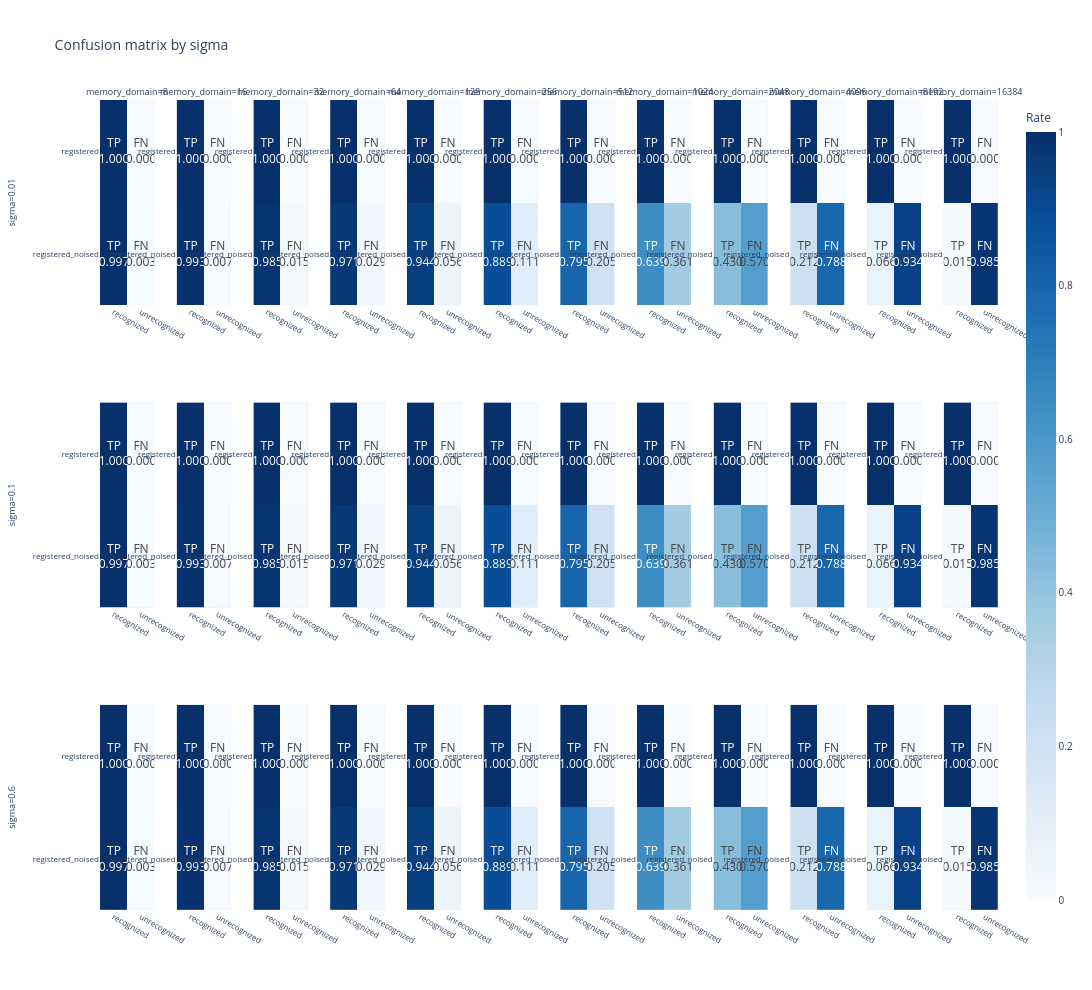
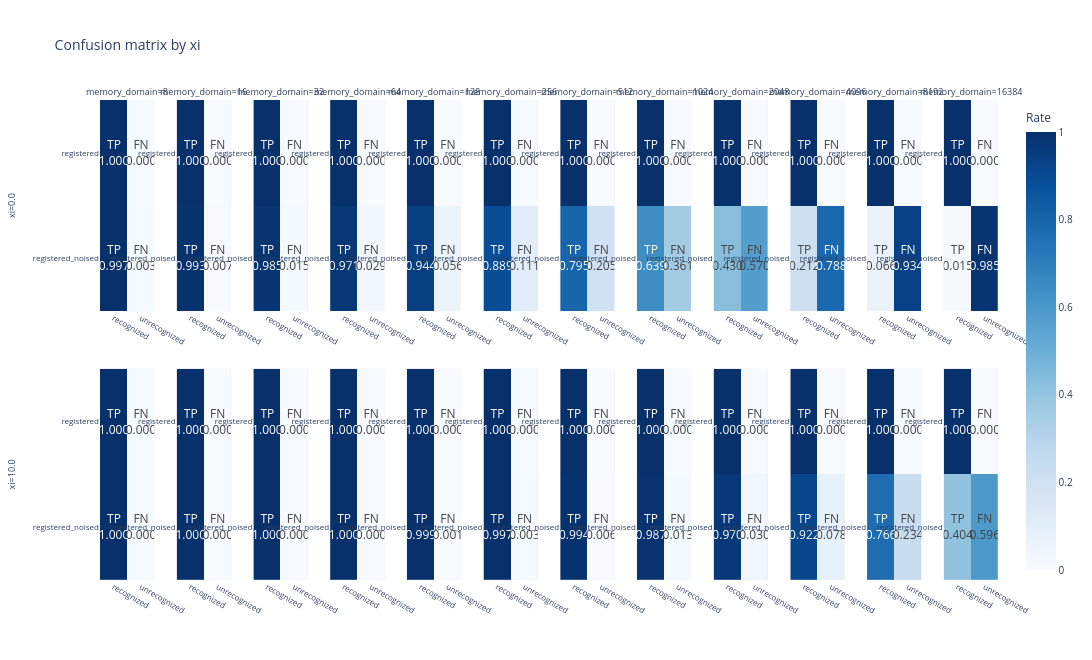
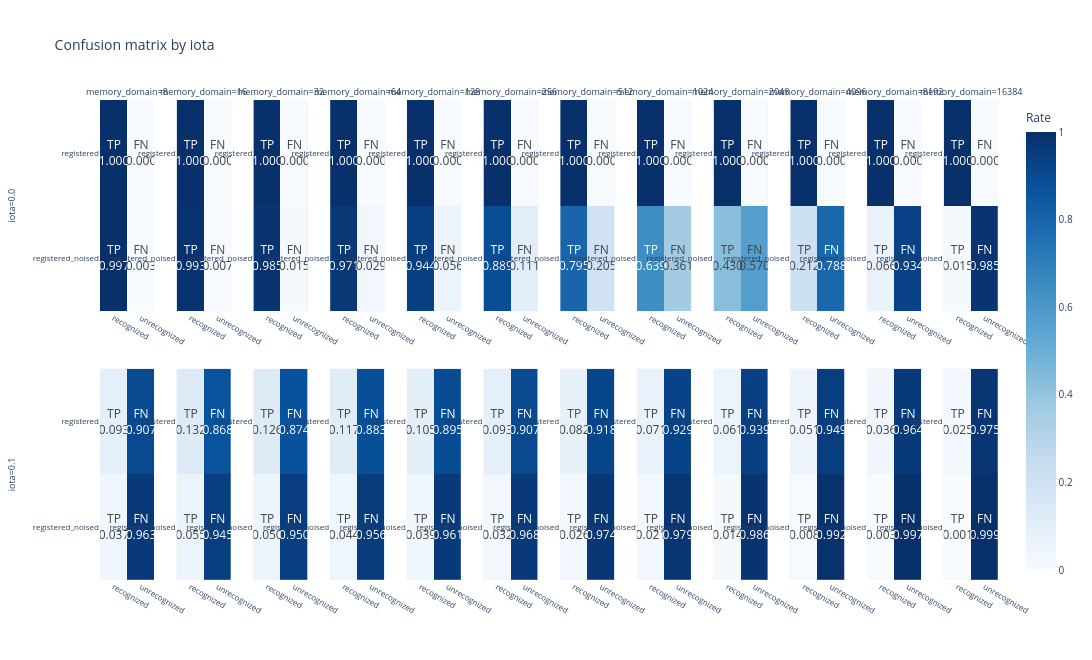

Here is the notebook cell these charts were saved with, in order:
### Code cell
for param in ['sigma', 'xi', 'iota']:
    figs = plot_confusion_grid(
        we1n3,
        row_parameter=param,
        fixed_parameters={"xi": 0.0, "iota": 0.0, "kappa": 0.0},
        noise=True
    )
    figs.update_layout(title=f"Confusion matrix by {param}")
    figs.show()
    figs.write_image(PLOTS_ROOT / f"word_exp1n3_confusion_grid_by_{param}.svg", format="svg")
